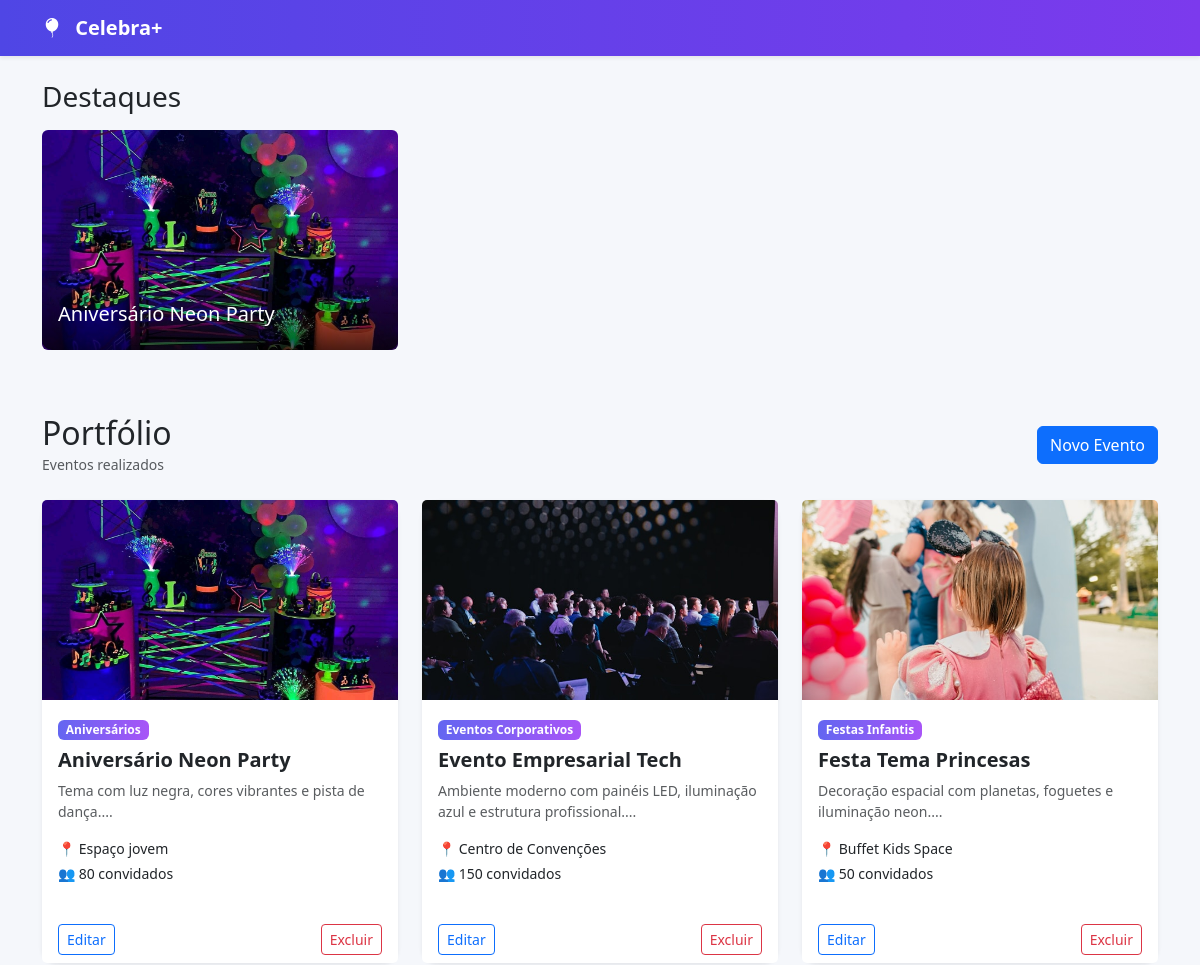
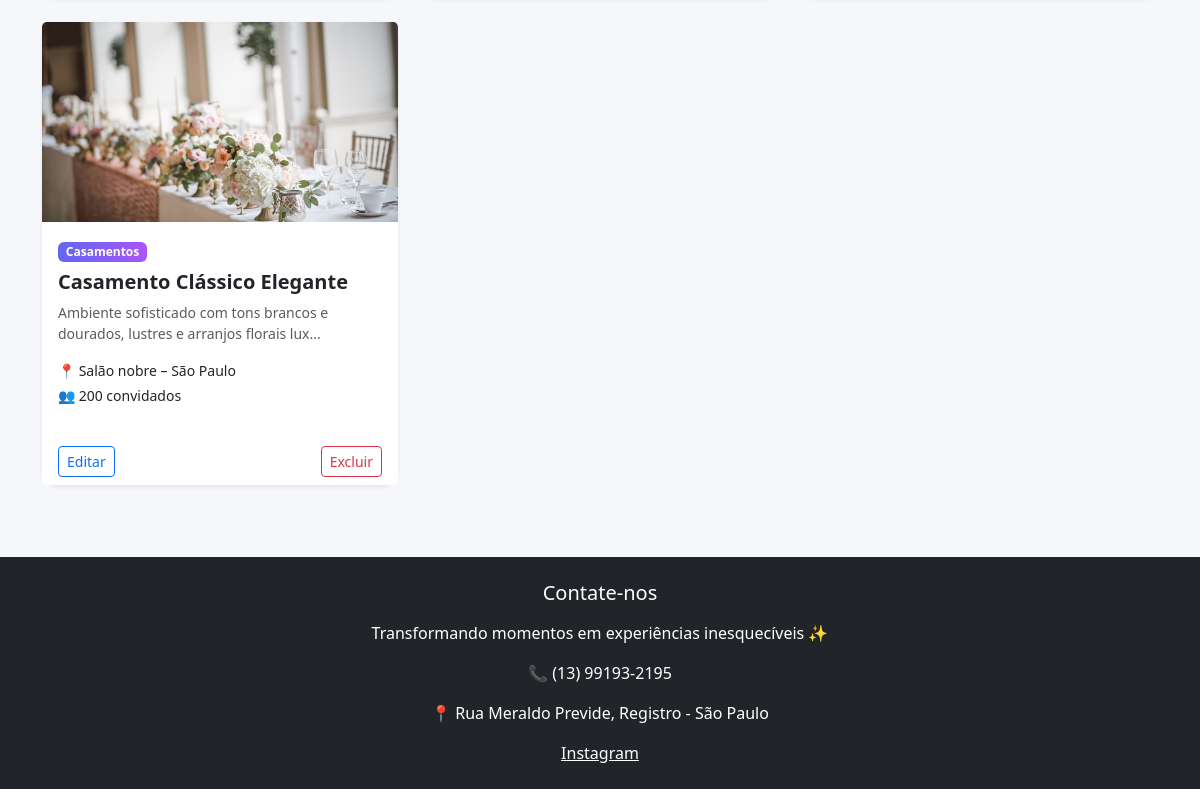
The page / on the database its author committed (2 pictures, top to bottom).
### tables this page shows
CREATE TABLE `eventos` (
  `id` int(11) NOT NULL,
  `titulo` varchar(100) NOT NULL,
  `descricao` text NOT NULL,
  `categoria` varchar(100) NOT NULL,
  `imagem` varchar(255) NOT NULL,
  `data_evento` date NOT NULL,
  `local_evento` varchar(100) NOT NULL,
  `numero_convidados` int(11) NOT NULL,
  `created_at` timestamp NOT NULL DEFAULT current_timestamp(),
  `categoria_id` int(11) DEFAULT NULL,
  `destaque` tinyint(1) DEFAULT 0
);

CREATE TABLE `categorias` (
  `id` int(11) NOT NULL,
  `nome` varchar(100) DEFAULT NULL
);

CREATE TABLE `config` (
  `telefone` varchar(20) DEFAULT NULL,
  `endereco` varchar(255) DEFAULT NULL,
  `instagram` varchar(255) DEFAULT NULL
);

### index.php (the view, shortened to what this page needs)
<?php
require __DIR__ . '/config/config.php';
$sql = $db->query("
    SELECT eventos.*, categorias.nome as categoria_nome
    FROM eventos
    LEFT JOIN categorias ON eventos.categoria_id = categorias.id
    ORDER BY eventos.id DESC
");
$eventos = $sql->fetchAll();
$banners = $db->query("
    SELECT * FROM eventos
    WHERE destaque = 1
    LIMIT 3
")->fetchAll();
$config = $db->query("SELECT * FROM config LIMIT 1")->fetch();
?>
<!DOCTYPE html>
<html lang="pt-br">
<head>
    <link href="https://cdn.jsdelivr.net/npm/bootstrap@5.3.0/dist/css/bootstrap.min.css" rel="stylesheet">
    <link rel="stylesheet" href="https://cdn.jsdelivr.net/npm/bootstrap-icons@1.11.0/font/bootstrap-icons.css">
    <link rel="stylesheet" href="/festa_cia/assets/css/style.css">
</head>
<body>
    <nav class="navbar navbar-expand-lg navbar-dark shadow-sm mb-4"
        style="background: linear-gradient(90deg,#4f46e5,#7c3aed);">
        <div class="container">
            <span class="navbar-brand fw-bold">
                <i class="bi bi-balloon-fill me-2"></i>
                Celebra+
            </span>
        </div>
    </nav>
    <div class="container">
        <?php if (count($banners) > 0): ?>
            <div class="mb-5">
                <h3 class="mb-3">Destaques</h3>
                <div class="row">
                    <?php foreach ($banners as $b): ?>
                        <div class="col-md-4 mb-3">
                            <div class="position-relative">
                                <?php if ($b['imagem']): ?>
                                    <img src="/festa_cia/img/<?= $b['imagem'] ?>"
                                        class="w-100 rounded"
                                        style="height:220px; object-fit:cover;">
                                <?php endif; ?>
                                <div class="position-absolute bottom-0 start-0 p-3 text-white"
                                    style="background: linear-gradient(transparent, rgba(0,0,0,0.7)); width:100%; border-radius:0 0 10px 10px;">
                                    <h5><?= $b['titulo'] ?></h5>
                                </div>
                            </div>
                        </div>
                    <?php endforeach; ?>
                </div>
            </div>
        <?php endif; ?>
        <div class="d-flex justify-content-between align-items-center mb-4">
            <div>
                <h2 class="mb-0">Portfólio</h2>
                <small class="text-muted">Eventos realizados</small>
            </div>
            <a href="/festa_cia/actions/create.php" class="btn btn-primary">
                Novo Evento
            </a>
        </div>
        <div class="row">
            <?php foreach ($eventos as $evento): ?>
                <div class="col-md-4 mb-4">
                    <div class="card h-100 shadow-sm border-0 rounded-4">
                        <?php if (!empty($evento['imagem'])): ?>
                            <img src="/festa_cia/img/<?= $evento['imagem'] ?>"
                                class="card-img-top"
                                style="height:200px; object-fit:cover;">
                        <?php endif; ?>
                        <div class="card-body">
                            <span class="badge mb-2"
                                style="background: linear-gradient(90deg,#6366f1,#a855f7);">
                                <?= $evento['categoria_nome'] ?? 'Sem categoria' ?>
                            </span>
                            <h5 class="fw-bold">
                                <?= $evento['titulo'] ?>
                            </h5>
                            <p class="text-muted small">
                                <?= substr($evento['descricao'] ?? '', 0, 80) ?>...
                            </p>
                            <p class="mb-1 small">
                                📍 <?= $evento['local_evento'] ?>
                            </p>
                            <p class="small">
                                👥 <?= $evento['numero_convidados'] ?> convidados
                            </p>
                        </div>
                        <div class="card-footer bg-white border-0 d-flex justify-content-between">
                            <a href="/festa_cia/actions/edit.php?id=<?= $evento['id'] ?>"
                                class="btn btn-outline-primary btn-sm">
                                Editar
                            </a>
                            <a href="/festa_cia/actions/delete.php?id=<?= $evento['id'] ?>"
                                class="btn btn-outline-danger btn-sm"
                                onclick="return confirm('Deseja excluir?')">
                                Excluir
                            </a>
                        </div>
                    </div>
                </div>
            <?php endforeach; ?>
        </div>
    </div>
    <footer class="bg-dark text-white mt-5 p-4">
        <div class="container text-center">
            <h5 class="mb-3">Contate-nos</h5>
            <p>Transformando momentos em experiências inesquecíveis ✨</p>
            <p>📞 <?= $config['telefone'] ?? 'Não informado' ?></p>
            <p>📍 <?= $config['endereco'] ?? 'Não informado' ?></p>
            <?php if (!empty($config['instagram'])): ?>
                <a href="<?= $config['instagram'] ?>" target="_blank" class="text-white">
                    Instagram
                </a>
            <?php endif; ?>
        </div>
    </footer>
</body>
</html>

### assets/css/style.css (style rules this page uses)
body { background: #f5f7fb; }
.navbar { background: linear-gradient(90deg, #4f46e5, #7c3aed); }
.card { border: none; border-radius: 15px; transition: 0.3s; }
.badge { font-size: 12px; }

### rows shown on the page
eventos: imagem (picture), titulo "Aniversário Neon Party", categoria.nome "Aniversários", descricao "Tema com luz negra, cores vibrantes e pista de dança.", local_evento "Espaço jovem", numero_convidados "80"
eventos: imagem (picture), categoria.nome "Eventos Corporativos", titulo "Evento Empresarial Tech", descricao "Ambiente moderno com painéis LED, iluminação azul e estrutura profissional.", local_evento "Centro de Convenções", numero_convidados "150"
eventos: imagem (picture), categoria.nome "Festas Infantis", titulo "Festa Tema Princesas", descricao "Decoração espacial com planetas, foguetes e iluminação neon.", local_evento "Buffet Kids Space", numero_convidados "50"
eventos: imagem (picture), categoria.nome "Casamentos", titulo "Casamento Clássico Elegante", descricao "Ambiente sofisticado com tons brancos e dourados, lustres e arranjos florais lux", local_evento "Salão nobre – São Paulo", numero_convidados "200"
config: telefone "(13) 99193-2195", endereco "Rua Meraldo Previde, Registro - São Paulo"
